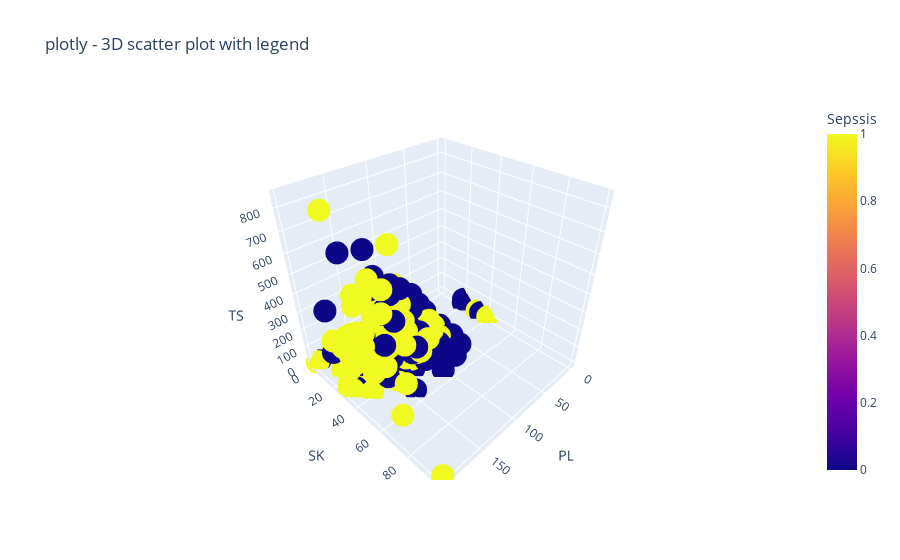

Notebook code cell kept with this figure:
### Markdown cell above
#### `Is there a relation between bloodwork and sepsis?`

### Code cell
# Create 3 dimensional scatter plot 

figure = px.scatter_3d(data,
                 x='PL', y='SK',
                 z='TS', color="Sepssis", 
                 title="Relationship between bloodworks results(mu) and Sepssis")
 
# Update the layout using update_layout 
# function to show the legend
figure.update_layout(showlegend=True)
 
figure.show()

### Figure 1 — Plotly figure (JSON) as saved in the notebook; plotly's stock layout.template omitted (floating-point values rounded to 4 significant figures; data arrays with more than 128 entries replaced by an {"elided": "..."} marker saying what was removed)
{"data": [{"hovertemplate": "PL=%{x}<br>SK=%{y}<br>TS=%{z}<br>Sepssis=%{marker.color}<extra></extra>", "legendgroup": "", "marker": {"color": {"elided": "599 int values"}, "coloraxis": "coloraxis", "symbol": "circle"}, "mode": "markers", "name": "", "scene": "scene", "showlegend": false, "type": "scatter3d", "x": {"elided": "599 int values"}, "y": {"elided": "599 int values"}, "z": {"elided": "599 int values"}}], "layout": {"coloraxis": {"colorbar": {"title": {"text": "Sepssis"}}, "colorscale": [[0, "#0d0887"], [0.1111, "#46039f"], [0.2222, "#7201a8"], [0.3333, "#9c179e"], [0.4444, "#bd3786"], [0.5556, "#d8576b"], [0.6667, "#ed7953"], [0.7778, "#fb9f3a"], [0.8889, "#fdca26"], [1, "#f0f921"]]}, "legend": {"tracegroupgap": 0}, "scene": {"domain": {"x": [0, 1], "y": [0, 1]}, "xaxis": {"title": {"text": "PL"}}, "yaxis": {"title": {"text": "SK"}}, "zaxis": {"title": {"text": "TS"}}}, "showlegend": true, "title": {"text": "plotly - 3D scatter plot with legend"}}}
